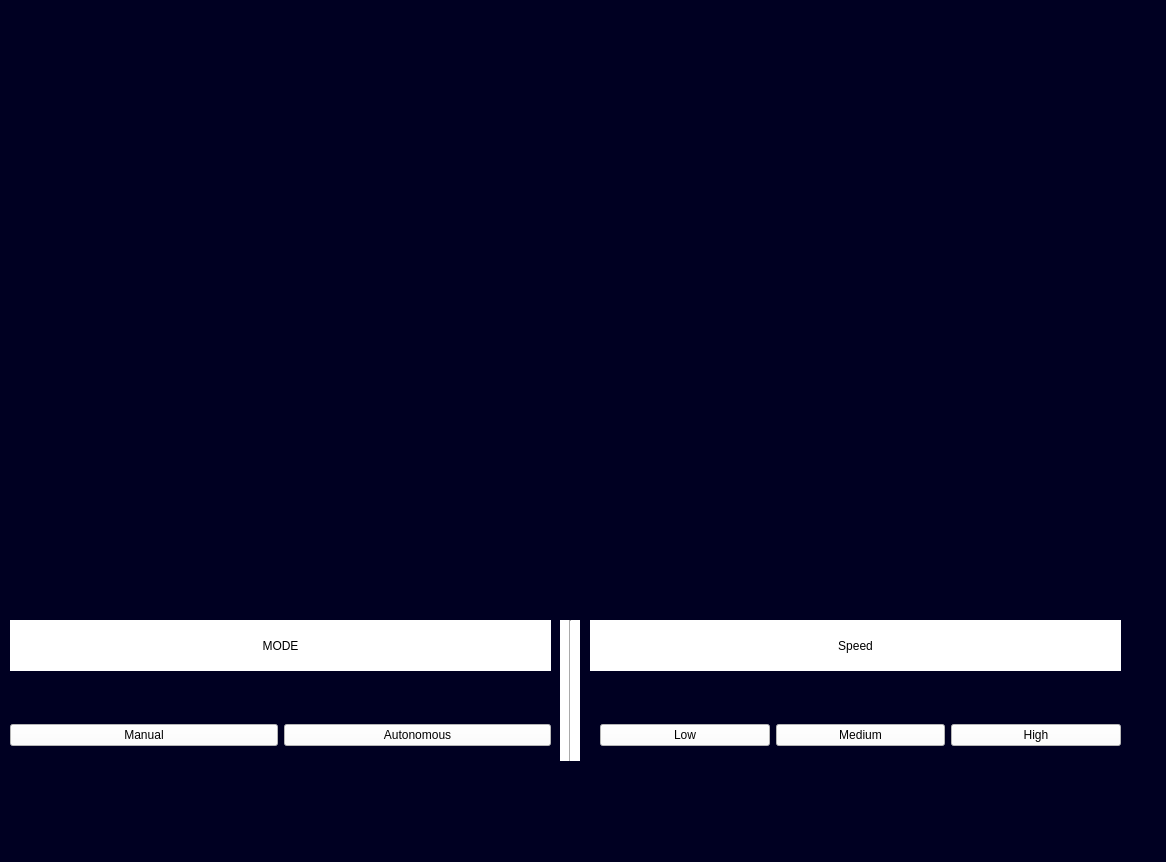
<?xml version="1.0" encoding="UTF-8"?>
<ui version="4.0">
 <class>MainWindow</class>
 <widget class="QMainWindow" name="MainWindow">
  <property name="geometry">
   <rect>
    <x>0</x>
    <y>0</y>
    <width>1166</width>
    <height>862</height>
   </rect>
  </property>
  <property name="windowTitle">
   <string>MainWindow</string>
  </property>
  <property name="layoutDirection">
   <enum>Qt::LeftToRight</enum>
  </property>
  <property name="styleSheet">
   <string notr="true">background-color: rgb(0, 0, 34);
</string>
  </property>
  <widget class="QWidget" name="centralwidget">
   <widget class="QLabel" name="label">
    <property name="geometry">
     <rect>
      <x>480</x>
      <y>-10</y>
      <width>191</width>
      <height>191</height>
     </rect>
    </property>
    <property name="styleSheet">
     <string notr="true">background-image: url(:/images/aqua.jfif);</string>
    </property>
    <property name="text">
     <string/>
    </property>
   </widget>
   <widget class="QLabel" name="label_2">
    <property name="geometry">
     <rect>
      <x>10</x>
      <y>620</y>
      <width>541</width>
      <height>51</height>
     </rect>
    </property>
    <property name="toolTip">
     <string>&lt;html&gt;&lt;head/&gt;&lt;body&gt;&lt;p align=&quot;justify&quot;&gt;&lt;br/&gt;&lt;/p&gt;&lt;/body&gt;&lt;/html&gt;</string>
    </property>
    <property name="layoutDirection">
     <enum>Qt::RightToLeft</enum>
    </property>
    <property name="styleSheet">
     <string notr="true">background-color: rgb(255, 255, 255);
;
font: 75 italic 24pt &quot;Times New Roman&quot;;</string>
    </property>
    <property name="text">
     <string>MODE</string>
    </property>
    <property name="alignment">
     <set>Qt::AlignCenter</set>
    </property>
   </widget>
   <widget class="QLabel" name="label_3">
    <property name="geometry">
     <rect>
      <x>590</x>
      <y>620</y>
      <width>531</width>
      <height>51</height>
     </rect>
    </property>
    <property name="toolTip">
     <string>&lt;html&gt;&lt;head/&gt;&lt;body&gt;&lt;p align=&quot;justify&quot;&gt;&lt;br/&gt;&lt;/p&gt;&lt;/body&gt;&lt;/html&gt;</string>
    </property>
    <property name="layoutDirection">
     <enum>Qt::RightToLeft</enum>
    </property>
    <property name="styleSheet">
     <string notr="true">background-color: rgb(255, 255, 255);
;
font: 75 italic 24pt &quot;Times New Roman&quot;;</string>
    </property>
    <property name="text">
     <string>Speed</string>
    </property>
    <property name="alignment">
     <set>Qt::AlignCenter</set>
    </property>
   </widget>
   <widget class="QWidget" name="horizontalLayoutWidget">
    <property name="geometry">
     <rect>
      <x>600</x>
      <y>690</y>
      <width>521</width>
      <height>91</height>
     </rect>
    </property>
    <layout class="QHBoxLayout" name="horizontalLayout">
     <item>
      <widget class="QPushButton" name="low_pushButton">
       <property name="styleSheet">
        <string notr="true">background-color: rgb(255, 255, 255);
font: 75 italic 20pt &quot;Times New Roman&quot;;</string>
       </property>
       <property name="text">
        <string>Low</string>
       </property>
       <property name="checkable">
        <bool>true</bool>
       </property>
       <property name="autoRepeat">
        <bool>false</bool>
       </property>
       <property name="autoExclusive">
        <bool>true</bool>
       </property>
       <property name="flat">
        <bool>false</bool>
       </property>
      </widget>
     </item>
     <item>
      <widget class="QPushButton" name="medium_pushButton">
       <property name="styleSheet">
        <string notr="true">background-color: rgb(255, 255, 255);
font: 75 italic 20pt &quot;Times New Roman&quot;;</string>
       </property>
       <property name="text">
        <string>Medium</string>
       </property>
       <property name="checkable">
        <bool>true</bool>
       </property>
       <property name="autoRepeat">
        <bool>false</bool>
       </property>
       <property name="autoExclusive">
        <bool>true</bool>
       </property>
       <property name="flat">
        <bool>false</bool>
       </property>
      </widget>
     </item>
     <item>
      <widget class="QPushButton" name="high_pushButton">
       <property name="styleSheet">
        <string notr="true">background-color: rgb(255, 255, 255);
font: 75 italic 20pt &quot;Times New Roman&quot;;</string>
       </property>
       <property name="text">
        <string>High</string>
       </property>
       <property name="checkable">
        <bool>true</bool>
       </property>
       <property name="autoRepeat">
        <bool>false</bool>
       </property>
       <property name="autoExclusive">
        <bool>true</bool>
       </property>
       <property name="flat">
        <bool>false</bool>
       </property>
      </widget>
     </item>
    </layout>
   </widget>
   <widget class="QWidget" name="horizontalLayoutWidget_2">
    <property name="geometry">
     <rect>
      <x>10</x>
      <y>680</y>
      <width>541</width>
      <height>111</height>
     </rect>
    </property>
    <layout class="QHBoxLayout" name="horizontalLayout_2">
     <item>
      <widget class="QPushButton" name="manual_pushButton">
       <property name="styleSheet">
        <string notr="true">background-color: rgb(255, 255, 255);
font: 75 italic 20pt &quot;Times New Roman&quot;;</string>
       </property>
       <property name="text">
        <string>Manual</string>
       </property>
       <property name="checkable">
        <bool>true</bool>
       </property>
       <property name="checked">
        <bool>false</bool>
       </property>
       <property name="autoExclusive">
        <bool>true</bool>
       </property>
       <property name="autoDefault">
        <bool>true</bool>
       </property>
       <property name="default">
        <bool>false</bool>
       </property>
       <property name="flat">
        <bool>false</bool>
       </property>
      </widget>
     </item>
     <item>
      <widget class="QPushButton" name="auto_pushButton">
       <property name="styleSheet">
        <string notr="true">background-color: rgb(255, 255, 255);
font: 75 italic 20pt &quot;Times New Roman&quot;;</string>
       </property>
       <property name="text">
        <string>Autonomous</string>
       </property>
       <property name="checkable">
        <bool>true</bool>
       </property>
       <property name="autoRepeat">
        <bool>false</bool>
       </property>
       <property name="autoExclusive">
        <bool>true</bool>
       </property>
      </widget>
     </item>
    </layout>
   </widget>
   <widget class="Line" name="line_2">
    <property name="geometry">
     <rect>
      <x>560</x>
      <y>620</y>
      <width>20</width>
      <height>141</height>
     </rect>
    </property>
    <property name="styleSheet">
     <string notr="true">background-color: rgb(255, 255, 255);</string>
    </property>
    <property name="orientation">
     <enum>Qt::Vertical</enum>
    </property>
   </widget>
  </widget>
  <widget class="QMenuBar" name="menubar">
   <property name="geometry">
    <rect>
     <x>0</x>
     <y>0</y>
     <width>1166</width>
     <height>26</height>
    </rect>
   </property>
  </widget>
  <widget class="QStatusBar" name="statusbar"/>
 </widget>
 <resources>
  <include location="images/aqua_image.qrc"/>
 </resources>
 <connections/>
</ui>
